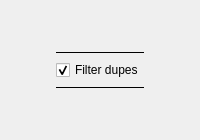
          <widget class="QWidget" name="tabConfigGameFinder">
           <attribute name="title">
            <string>GameFinder</string>
           </attribute>
           <layout class="QHBoxLayout" name="horizontalLayout_9">
            <item>
             <layout class="QGridLayout" name="gridLayoutConfigGameFinder">
              <item row="0" column="1">
               <spacer name="gridLayoutConfigGameFinderLeft">
                <property name="orientation">
                 <enum>Qt::Orientation::Horizontal</enum>
                </property>
                <property name="sizeHint" stdset="0">
                 <size>
                  <width>40</width>
                  <height>20</height>
                 </size>
                </property>
               </spacer>
              </item>
              <item row="0" column="2">
               <layout class="QVBoxLayout" name="verticalLayoutConfigGameFinderMiddle">
                <item>
                 <spacer name="verticalSpacerConfigGameFinderTop">
                  <property name="orientation">
                   <enum>Qt::Orientation::Vertical</enum>
                  </property>
                  <property name="sizeHint" stdset="0">
                   <size>
                    <width>20</width>
                    <height>40</height>
                   </size>
                  </property>
                 </spacer>
                </item>
                <item>
                 <widget class="Line" name="lineConfigGameFinderFilterDupesDividerTop">
                  <property name="frameShadow">
                   <enum>QFrame::Shadow::Plain</enum>
                  </property>
                  <property name="orientation">
                   <enum>Qt::Orientation::Horizontal</enum>
                  </property>
                 </widget>
                </item>
                <item>
                 <widget class="QCheckBox" name="checkBoxConfigGameFinderFilterDupes">
                  <property name="statusTip">
                   <string>Whether to filter dupes based on the DupeParser catalog. Default checked</string>
                  </property>
                  <property name="text">
                   <string>Filter dupes</string>
                  </property>
                  <property name="checked">
                   <bool>true</bool>
                  </property>
                 </widget>
                </item>
                <item>
                 <widget class="Line" name="lineConfigGameFinderFilterDupesDividerBottom">
                  <property name="frameShadow">
                   <enum>QFrame::Shadow::Plain</enum>
                  </property>
                  <property name="orientation">
                   <enum>Qt::Orientation::Horizontal</enum>
                  </property>
                 </widget>
                </item>
                <item>
                 <spacer name="verticalSpacerConfigGameFinderBottom">
                  <property name="orientation">
                   <enum>Qt::Orientation::Vertical</enum>
                  </property>
                  <property name="sizeHint" stdset="0">
                   <size>
                    <width>20</width>
                    <height>40</height>
                   </size>
                  </property>
                 </spacer>
                </item>
               </layout>
              </item>
              <item row="0" column="3">
               <spacer name="gridLayoutConfigGameFinderRight">
                <property name="orientation">
                 <enum>Qt::Orientation::Horizontal</enum>
                </property>
                <property name="sizeHint" stdset="0">
                 <size>
                  <width>40</width>
                  <height>20</height>
                 </size>
                </property>
               </spacer>
              </item>
             </layout>
            </item>
           </layout>
          </widget>
